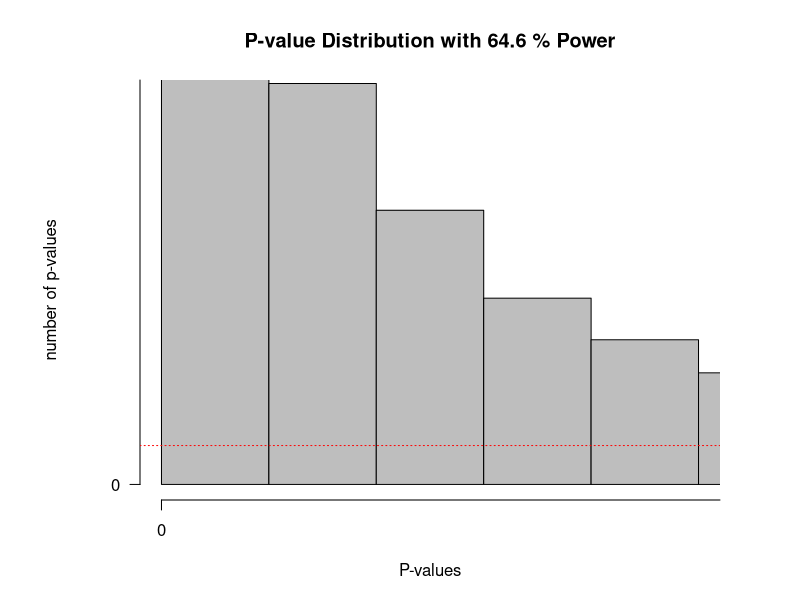

The R source for this figure:
#Load pwr package to easily calculate the statistical power
if(!require(pwr)){install.packages('pwr')}
library(pwr)
#Disable scientific notation (1.05e10)
options(scipen=999)
#Set number of simulations
nSims <- 10000 #number of simulated experiments

M<-105 #Mean IQ score in the sample (will be compared with 100 in a one-sample t-test)
n<-51 #set sample size
SD<-15 #SD of the simulated data
#With a mean difference of 6, and SD of 15, and a sample size of 26, the test has 50% power)

p <-numeric(nSims) #set up empty variable to store all simulated p-values
bars<-100
#Run simulation
for(i in 1:nSims){ #for each simulated experiment
  x<-rnorm(n = n, mean = M, sd = SD) #Simulate data with specified mean, standard deviation, and sample size
  z<-t.test(x, mu=100) #perform the t-test against mu (set to value you want to test against)
  p[i]<-z$p.value #get the p-value and store it
}

#Check power by summing significant p-values and dividing by number of simulations
actual_power <- (sum(p < 0.05)/nSims) #power
#Calculate power formally by power analysis
power<-pwr.t.test(d=(M-100)/SD, n=n,sig.level=0.05,type="one.sample",alternative="two.sided")$power #determines M when power > 0. When power = 0, will set  M = 100.

#Plot figure
#png(file="P-valueDist.png",width=4000,height=3000, , units = "px", res = 500)
op <- par(mar = c(5,7,4,4)) #change white-space around graph
hist(p, breaks=bars, xlab="P-values", ylab="number of p-values\n", axes=FALSE,
     main=paste("P-value Distribution with",round(power*100, digits=1),"% Power"),
     col="grey", xlim=c(0,0.05),  ylim=c(0, 1000))
axis(side=1, at=seq(0,1, 0.1), labels=seq(0,1,0.1))
axis(side=2, at=seq(0,nSims, nSims/4), labels=seq(0,nSims, nSims/4), las=2)
abline(h=nSims/bars, col = "red", lty=3)
#dev.off()

#Š Daniel Lakens, 2016. 
# This work is licensed under a Creative Commons Attribution-NonCommercial-ShareAlike 4.0 International License. https://creativecommons.org/licenses/by-nc-sa/4.0/
